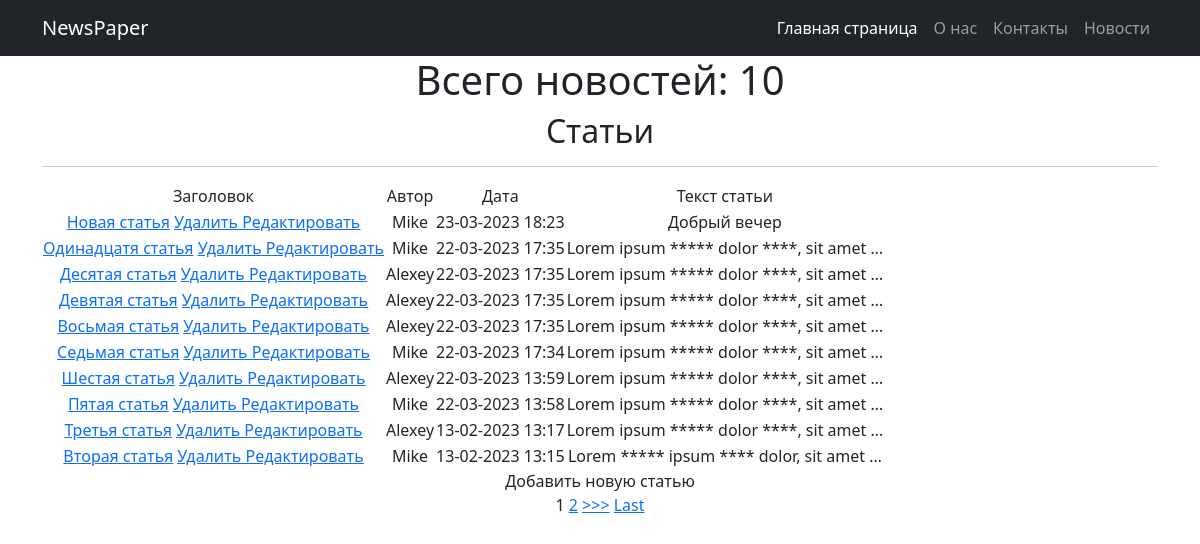
Page /news/ on the committed database.
### newapp/models.py (models this page shows, shortened)
class Post(models.Model):
    author = models.ForeignKey(Author, on_delete=models.CASCADE)
    NEWS = 'NW'
    ARTICLE = 'AR'
    CATEGORY_CHOICES = (
        (NEWS, 'Новость'),
        (ARTICLE, 'Статья'),
    )
    categoryType = models.CharField(max_length=2, choices=CATEGORY_CHOICES, default=ARTICLE)
    dateCreation = models.DateTimeField(auto_now_add=True)
    postCategory = models.ManyToManyField(Category, through='PostCategory')
    title = models.CharField(max_length=128)
    text = models.TextField()
    rating = models.SmallIntegerField(default=0)

class Author(models.Model):
    authorUser = models.OneToOneField(User, on_delete=models.CASCADE)
    ratingAuthor = models.SmallIntegerField(default=0)

### newapp/views.py (the view)
# urls.py: path('', PostsList.as_view(), name='posts'),
class PostsList(ListView):
    model = Post
    template_name = 'posts.html'
    context_object_name = 'posts'
    queryset = Post.objects.order_by('-id')
    paginate_by = 10

### newapp/templatetags/custom_filters.py (called while the page is built)
@register.filter(name='censor')
def censor(value, arg):
    bList = ['идиот', 'хрен']
    vEdit = value
    result = ''
    for w in bList:
        vTemp = vEdit.lower().replace(w, arg * len(w))
        vEdit = vTemp
    for i in range(0, len(value)):
        if (value[i] != vEdit[i]):
            result += vEdit[i].upper()
        else:
            result += vEdit[i]
    return result

### templates/posts.html (shortened to what this page needs)
{% extends 'flatpages/default.html' %}
{% load static %}
{% load custom_filters %}
{% block content %}
<h1>Всего новостей: {{ posts|length }}</h1>
<h2>Статьи</h2>
<hr>
<table>
    <tr class="tr_posts">
        <td class="table_posts">
            Заголовок
        </td>
        <td class="table_posts">
            Автор
        </td>
        <td class="table_posts">
            Дата
        </td>
        <td class="table_posts">
            Текст статьи
        </td>
    </tr>
{% for post in posts %}
    <tr class="tr_posts">
        <td class="table_posts">
           <a href="{% url 'post' post.id %}">{{ post.title|censor:'*'}}</a>
            <a href="{% url 'posts_delete' post.id %}"><u> Удалить </u></a>
            <a href="{% url 'posts_update' post.id %}"><u> Редактировать </u></a>
        </td>
        <td class="table_posts">
            {{ post.author.authorUser}}
        </td>
        <td class="table_posts">
            {{ post.dateCreation|date:'d-m-Y H:i'}}
        </td>
        <td class="table_posts">
            {{ post.text|censor:'*'|truncatewords:7}}
        </td>
    </tr>
{% endfor %}
</table>
    <a>Добавить новую статью</a> <br>
    {% if is_paginated %}
        {% for num in page_obj.paginator.page_range %}
            {% if page_obj.number == num %}
                <a>{{ num }}</a>
            {% elif num > page_obj.number|add:'-3' and num < page_obj.number|add:'3' %}
                <a href="?page={{ num }}">{{ num }}</a>
            {% endif %}
        {% endfor %}
        {% if page_obj.has_next %}
            <a href="?page={{ page_obj.next_page_number }}">>>></a>
            <a href="?page={{ page_obj.paginator.num_pages }}">Last</a>
        {% endif %}
    {% endif %}
{% endblock %}

### templates/flatpages/default.html (shortened to what this page needs)
{% load static %}
<!DOCTYPE html>
<html lang="en">
<head>
  <link href="{% static 'vendor/bootstrap/css/bootstrap.min.css' %}" rel="stylesheet">
  <link href="{% static 'project/css/styles.css' %}"  rel="stylesheet">
  <link rel="stylesheet" href="{% static 'project/css/mystyle.css' %}">
</head>
<body>
  <nav class="navbar navbar-expand-lg navbar-dark bg-dark static-top">
    <div class="container">
      <a class="navbar-brand" href="/home/">NewsPaper</a>
      <div class="collapse navbar-collapse" id="navbarResponsive">
        <ul class="navbar-nav ml-auto">
          <li class="nav-item active">
            <a class="nav-link" href="/home/">Главная страница</a>
          </li>
          <li class="nav-item">
            <a class="nav-link" href="/about/">О нас</a>
          </li>
          <li class="nav-item">
            <a class="nav-link" href="/contacts/">Контакты</a>
          </li>
          <li class="nav-item">
            <a class="nav-link" href="/news/">Новости</a>
          </li>
        </ul>
      </div>
    </div>
  </nav>
  <div class="container">
    <div class="row">
      <div class="col-lg-12 text-center">
       {% block content %}{% endblock content %}
      </div>
    </div>
  </div>
</body>
</html>

### rows in the picture
Post: title|censor "Новая статья", author.authorUser "Mike", dateCreation "23-03-2023 18:23", text|censor "Добрый вечер"
Post: title|censor "Одинадцатя статья", author.authorUser "Mike", dateCreation "22-03-2023 17:35", text|censor "Lorem ipsum ***** dolor ****, sit amet …"
Post: title|censor "Десятая статья", author.authorUser "Alexey", dateCreation "22-03-2023 17:35", text|censor "Lorem ipsum ***** dolor ****, sit amet …"
Post: title|censor "Девятая статья", author.authorUser "Alexey", dateCreation "22-03-2023 17:35", text|censor "Lorem ipsum ***** dolor ****, sit amet …"
Post: title|censor "Восьмая статья", author.authorUser "Alexey", dateCreation "22-03-2023 17:35", text|censor "Lorem ipsum ***** dolor ****, sit amet …"
Post: title|censor "Седьмая статья", author.authorUser "Mike", dateCreation "22-03-2023 17:34", text|censor "Lorem ipsum ***** dolor ****, sit amet …"
Post: title|censor "Шестая статья", author.authorUser "Alexey", dateCreation "22-03-2023 13:59", text|censor "Lorem ipsum ***** dolor ****, sit amet …"
Post: title|censor "Пятая статья", author.authorUser "Mike", dateCreation "22-03-2023 13:58", text|censor "Lorem ipsum ***** dolor ****, sit amet …"
Post: title|censor "Третья статья", author.authorUser "Alexey", dateCreation "13-02-2023 13:17", text|censor "Lorem ipsum ***** dolor ****, sit amet …"
Post: title|censor "Вторая статья", author.authorUser "Mike", dateCreation "13-02-2023 13:15", text|censor "Lorem ***** ipsum **** dolor, sit amet …"

### other values in the picture
{{ posts|length }} "10"
{{ num }} "1"
{{ num }} "2"
